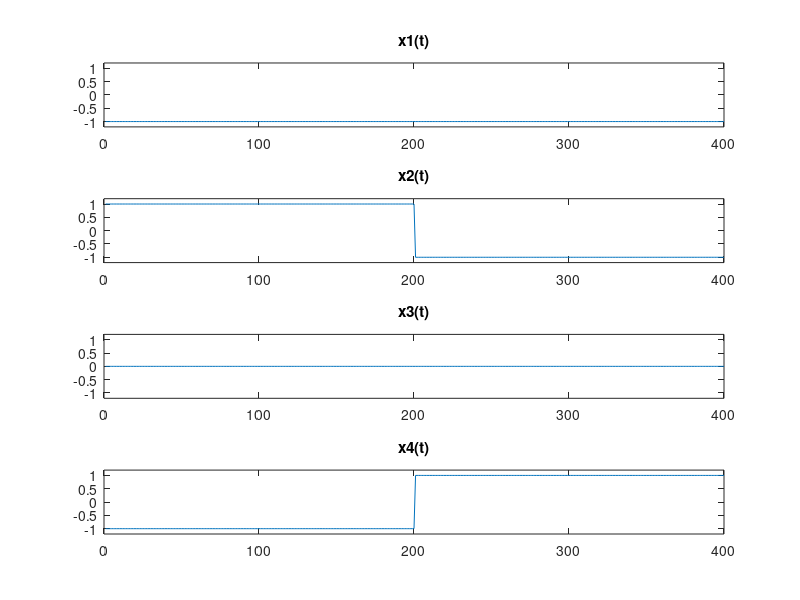
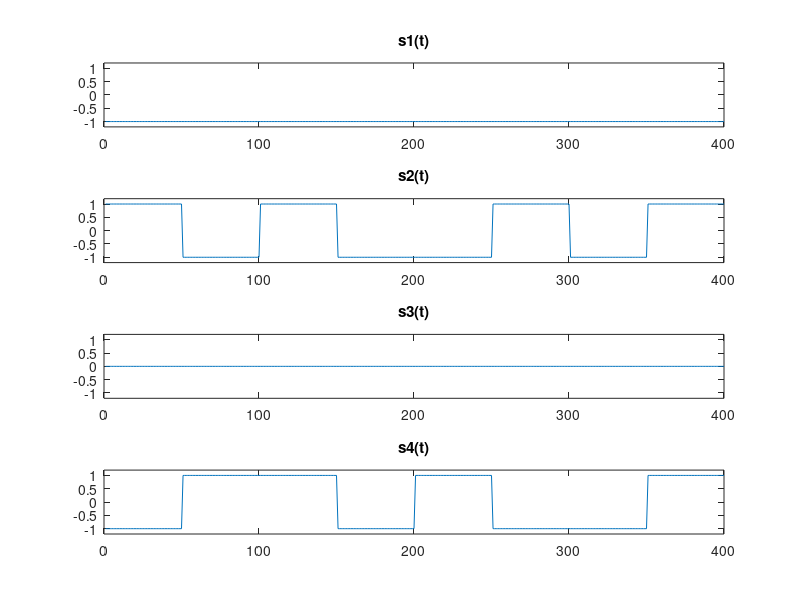
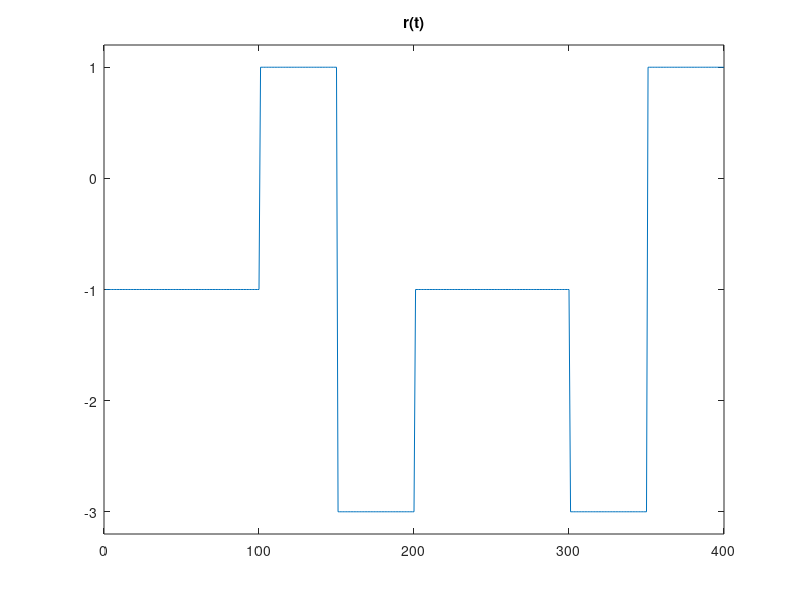
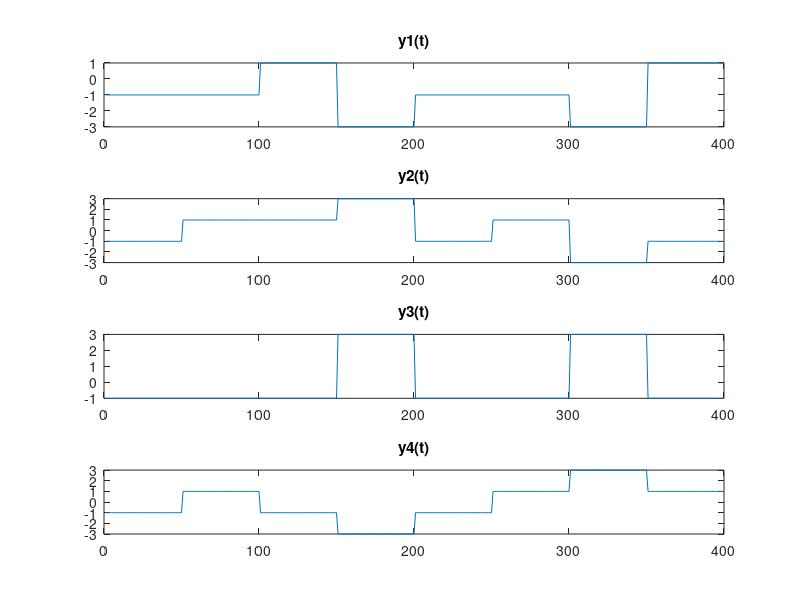

Reproduce these figures in MATLAB, in order.
%% Questão 2 - Trabalho DSSS - DS-CDMA

clc;clear all;close all;

N = 4;  % Número de chips por bit de informação
L = N;	% Código: pseudo-aleatório de período
Nb = 2;	% Número de bits transmitidos
Rb = 200000;% Taxa de bits
Tb = 1/Rb;  % Tempo de bit
spc = 50;   % Número de amostras por chip
spb = spc*N;% Taxa de amostras por bit
fa = Rb*spb;% Frequência de amostragem
Ta = 1/fa;  % Tempo de amostragem
D = Nb*Tb;  % Duração
M = spc*Nb;    % Número de amostras
t = D*(0:(M-1))/M; % Vetor de tempo

% Informação
x1 = [0 0]; % Usuário 1
x2 = [1 0]; % Usuário 2
x3 = [0.5 0.5];   % Usuário 3
x4 = [0 1]; % Usuário 4
c = hadamard(N); % Código de Walsh-Hadamard

% Polarização
x1_p = x1.*2-1; 
x2_p = x2.*2-1; 
x3_p = x3.*2-1; 
x4_p = x4.*2-1; 

% Superamostragem
x1_k = kron(x1_p,ones(1,spb));
x2_k = kron(x2_p,ones(1,spb));
x3_k = kron(x3_p,ones(1,spb));
x4_k = kron(x4_p,ones(1,spb));

figure(1)
subplot(411);plot(x1_k);ylim([-1.2 1.2]);title('x1(t)');
subplot(412);plot(x2_k);ylim([-1.2 1.2]);title('x2(t)');
subplot(413);plot(x3_k);ylim([-1.2 1.2]);title('x3(t)');
subplot(414);plot(x4_k);ylim([-1.2 1.2]);title('x4(t)');

c1_k = kron(c(1,:),ones(1,spc));
c2_k = kron(c(2,:),ones(1,spc));
c3_k = kron(c(3,:),ones(1,spc));
c4_k = kron(c(4,:),ones(1,spc));

% Ajusta o vetor de código
c1t = repmat(c1_k,1,length(x1_k)/length(c1_k));
c2t = repmat(c2_k,1,length(x2_k)/length(c2_k));
c3t = repmat(c3_k,1,length(x3_k)/length(c3_k));
c4t = repmat(c4_k,1,length(x4_k)/length(c4_k));

% Informação codificada
st1 = c1t.*x1_k;
st2 = c2t.*x2_k;
st3 = c3t.*x3_k;
st4 = c4t.*x4_k;

figure(2)
subplot(411);plot(st1);ylim([-1.2 1.2]);title('s1(t)');
subplot(412);plot(st2);ylim([-1.2 1.2]);title('s2(t)');
subplot(413);plot(st3);ylim([-1.2 1.2]);title('s3(t)');
subplot(414);plot(st4);ylim([-1.2 1.2]);title('s4(t)');

% Soma os sinais
rt = st1 + st2 + st3 + st4;

% Multiplica o sinal pelo código
yt1 = rt.*c1t;
yt2 = rt.*c2t;
yt3 = rt.*c3t;
yt4 = rt.*c4t;

figure(3);plot(rt);title('r(t)');ylim([-3.2 1.2]);

figure(4)
subplot(411);plot(yt1);title('y1(t)');
subplot(412);plot(yt2);title('y2(t)');
subplot(413);plot(yt3);title('y3(t)');
subplot(414);plot(yt4);title('y4(t)');

